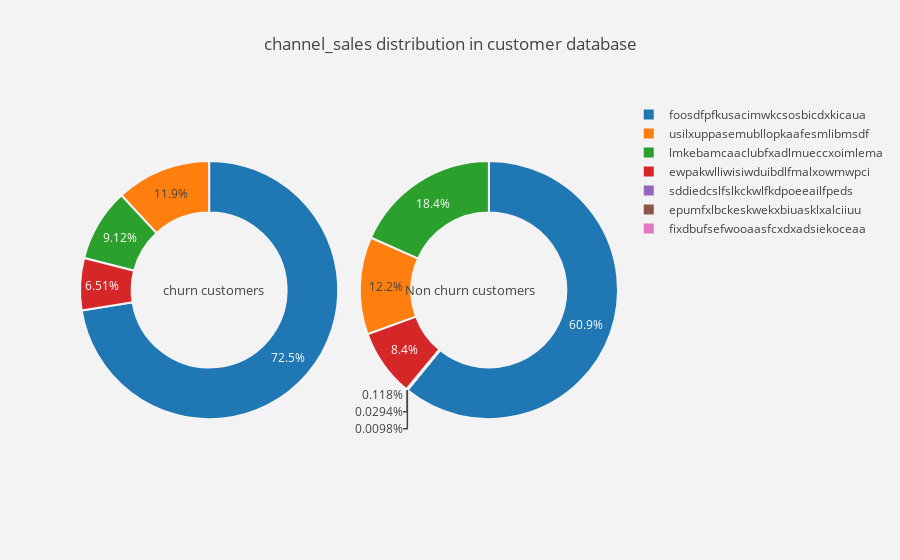

Notebook code cell kept with this figure:
### Code cell
plot_pie(cat_cols[0])

### Figure 1 — Plotly figure (JSON) as saved in the notebook; plotly's stock layout.template omitted (floating-point values rounded to 4 significant figures)
{"data": [{"domain": {"x": [0, 0.48]}, "hole": 0.6, "hoverinfo": "label+percent+name", "labels": ["foosdfpfkusacimwkcsosbicdxkicaua", "usilxuppasemubllopkaafesmlibmsdf", "lmkebamcaaclubfxadlmueccxoimlema", "ewpakwlliwisiwduibdlfmalxowmwpci"], "marker": {"line": {"color": "rgb(243,243,243)", "width": 2}}, "name": "Churn Customers", "type": "pie", "uid": "c4d9a3fe-e368-43f6-a7cc-19aa21f06e8e", "values": [890, 146, 112, 80]}, {"domain": {"x": [0.52, 1]}, "hole": 0.6, "hoverinfo": "label+percent+name", "labels": ["foosdfpfkusacimwkcsosbicdxkicaua", "lmkebamcaaclubfxadlmueccxoimlema", "usilxuppasemubllopkaafesmlibmsdf", "ewpakwlliwisiwduibdlfmalxowmwpci", "sddiedcslfslkckwlfkdpoeeailfpeds", "epumfxlbckeskwekxbiuasklxalciiuu", "fixdbufsefwooaasfcxdxadsiekoceaa"], "marker": {"line": {"color": "rgb(243,243,243)", "width": 2}}, "name": "Non churn customers", "type": "pie", "uid": "8903ae4f-d183-4e61-b1aa-5b5d3e9faca6", "values": [6212, 1875, 1245, 857, 12, 3, 1]}], "layout": {"annotations": [{"font": {"size": 13}, "showarrow": false, "text": "churn customers", "x": 0.15, "y": 0.5}, {"font": {"size": 13}, "showarrow": false, "text": "Non churn customers", "x": 0.85, "y": 0.5}], "paper_bgcolor": "rgb(243,243,243)", "plot_bgcolor": "rgb(243,243,243)", "title": {"text": "channel_sales distribution in customer database "}}}
